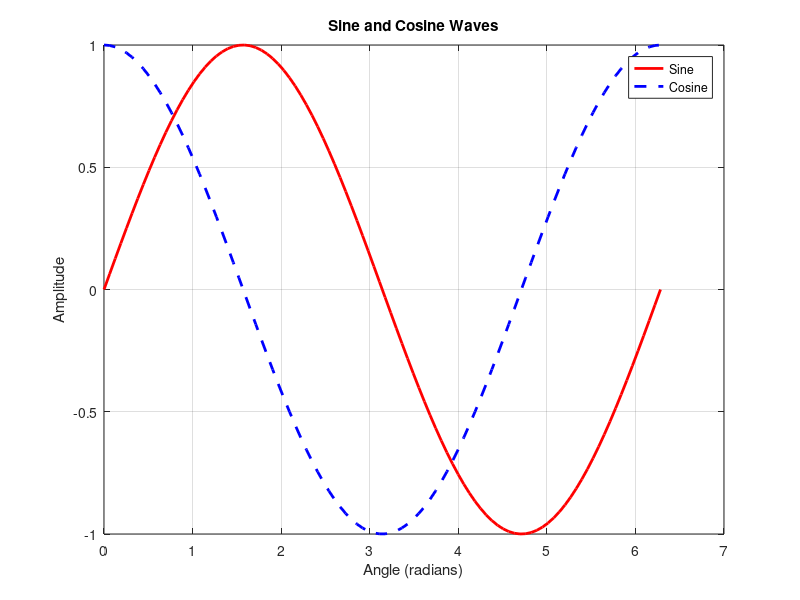
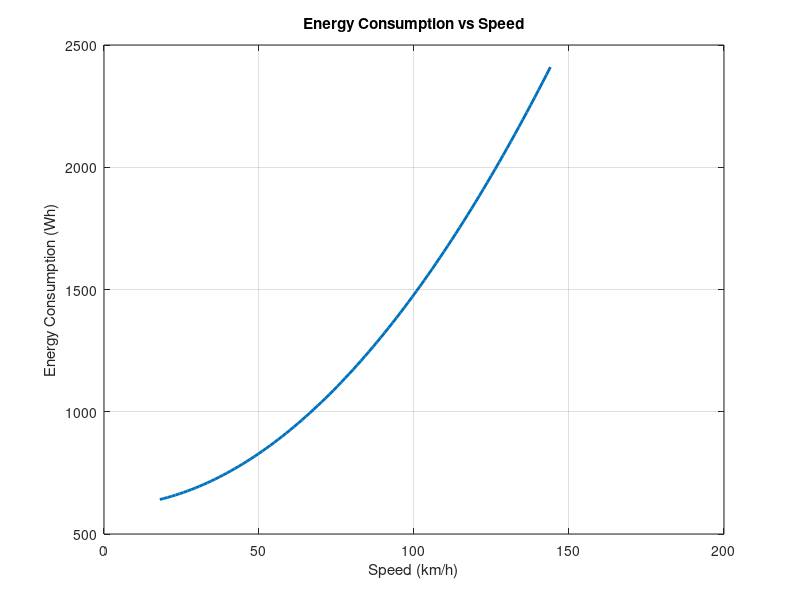

Here is the MATLAB script that generated these plots, in order:
%% Introduction to MATLAB: Basic Functions, Loops, and Arrays

% 1. Variables and Arithmetic
a = 10; % Scalar variable
b = 5;  % Another scalar variable

% Basic arithmetic operations
sum_ab = a + b; % Addition
diff_ab = a - b; % Subtraction
prod_ab = a * b; % Multiplication
div_ab = a / b; % Division

% Display results
fprintf('Sum: %d, Difference: %d, Product: %d, Division: %.2f\n', sum_ab, diff_ab, prod_ab, div_ab);

%% 2. Arrays (Vectors and Matrices)
x = [1, 2, 3, 4, 5]; % Row vector
y = [10; 20; 30; 40; 50]; % Column vector (5x1 matrix)

% Array operations
sum_x = sum(x); % Sum of all elements in x
mean_y = mean(y); % Mean of all elements in y

fprintf('Sum of x: %d, Mean of y: %.2f\n', sum_x, mean_y);

%% 3. For Loop: Calculating Square of Numbers
n = 10; % Number of iterations
squares = zeros(1, n); % Pre-allocate array for storing squares

for i = 1:n
    squares(i) = i^2; % Square of each number from 1 to n
end

% Display the squares
disp('Squares of numbers from 1 to 10:');
disp(squares);

%% 4. If-Else Conditional Statements
threshold = 25; % Define a threshold

if sum_ab > threshold
    fprintf('The sum %d is greater than the threshold %d.\n', sum_ab, threshold);
else
    fprintf('The sum %d is less than or equal to the threshold %d.\n', sum_ab, threshold);
end

%% 5. Plotting: Sine and Cosine Functions
theta = linspace(0, 2*pi, 100); % Create an array of 100 points between 0 and 2π
sine_wave = sin(theta); % Sine function
cosine_wave = cos(theta); % Cosine function

% Create the plot
figure;
plot(theta, sine_wave, 'r', 'LineWidth', 2); % Plot sine in red
hold on;
plot(theta, cosine_wave, 'b--', 'LineWidth', 2); % Plot cosine in blue, dashed line
hold off;

% Add labels and title
xlabel('Angle (radians)');
ylabel('Amplitude');
title('Sine and Cosine Waves');
legend('Sine', 'Cosine');
grid on;




%**************************************************************************************************************
%% Simple Electric Vehicle Model in MATLAB

% Parameters
vehicle_mass = 1500; % Mass of the vehicle in kg
drag_coefficient = 0.3; % Aerodynamic drag coefficient (dimensionless)
frontal_area = 2.2; % Frontal area in m^2
rolling_resistance_coefficient = 0.015; % Rolling resistance coefficient (dimensionless)
air_density = 1.225; % Air density in kg/m^3
gravitational_acceleration = 9.81; % Gravity in m/s^2

% Driving Parameters
speed = 25; % Vehicle speed in m/s (~90 km/h)
distance = 10000; % Distance traveled in meters (10 km)
road_slope = 0; % Road slope (degrees)

% Power Calculations
% 1. Aerodynamic Drag Force
drag_force = 0.5 * air_density * drag_coefficient * frontal_area * speed^2;

% 2. Rolling Resistance Force
rolling_resistance = vehicle_mass * gravitational_acceleration * rolling_resistance_coefficient * cosd(road_slope);

% 3. Gravitational Force (if slope is present)
gravitational_force = vehicle_mass * gravitational_acceleration * sind(road_slope);

% 4. Total Force
total_force = drag_force + rolling_resistance + gravitational_force;

% 5. Power Required (P = F * v)
power_required = total_force * speed; % in Watts

% 6. Energy Consumption (E = P * t)
time = distance / speed; % Time in seconds
energy_consumed = power_required * time / 3600; % Energy in Watt-hours (Wh)

% Display results
fprintf('Total energy consumed for a %.2f km trip: %.2f Wh\n', distance / 1000, energy_consumed);

% Plotting Energy vs Speed
speeds = linspace(5, 40, 100); % Speed range in m/s
energy_consumption = zeros(1, length(speeds));

for i = 1:length(speeds)
    % Recalculate forces and power for each speed
    drag_force_i = 0.5 * air_density * drag_coefficient * frontal_area * speeds(i)^2;
    total_force_i = drag_force_i + rolling_resistance + gravitational_force;
    power_required_i = total_force_i * speeds(i);
    time_i = distance / speeds(i);
    energy_consumption(i) = power_required_i * time_i / 3600;
end

% Plot
figure;
plot(speeds * 3.6, energy_consumption, 'LineWidth', 2); % Convert speed to km/h
xlabel('Speed (km/h)');
ylabel('Energy Consumption (Wh)');
title('Energy Consumption vs Speed');
grid on;
